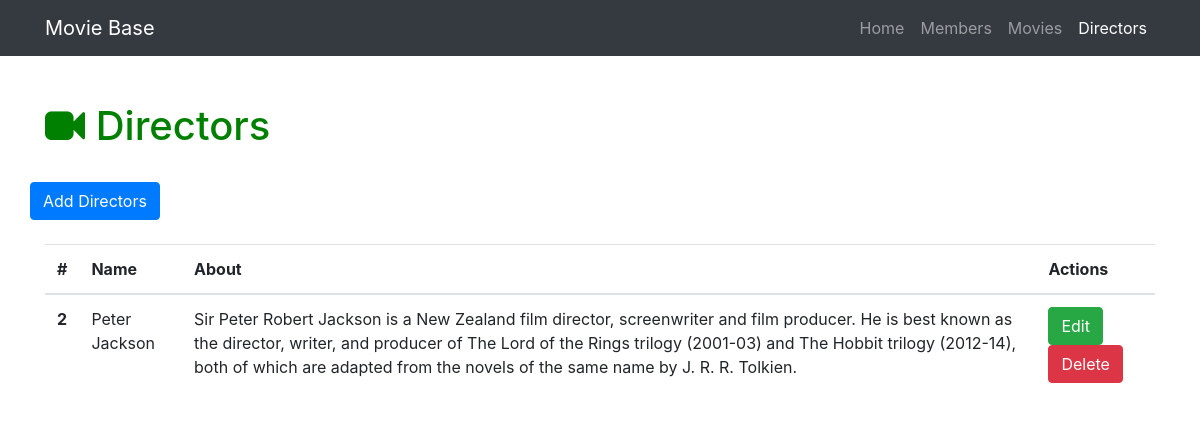
/directors, run on an earlier commit of the app's database.
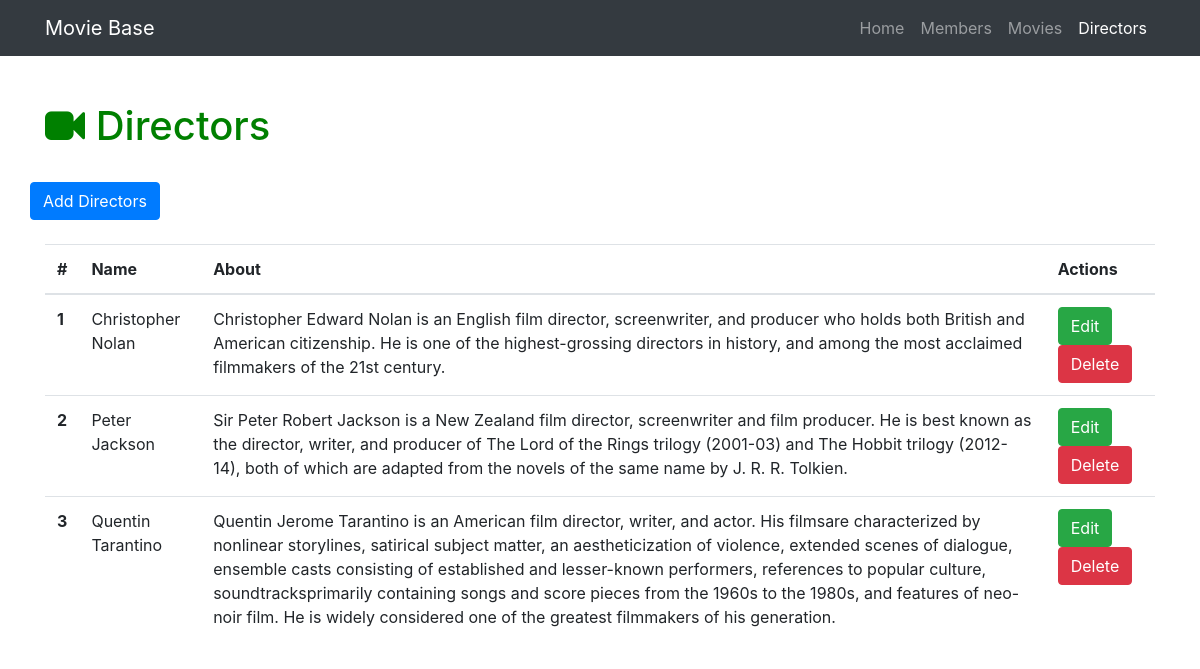
And on a later commit of the database.
### moviebase.py (models this page shows)
class Director(db.Model):
    __tablename__ = 'director'
    id = db.Column(db.Integer, primary_key=True)
    name = db.Column(db.String(64))
    about = db.Column(db.Text)
    movie = db.relationship('Movie', backref='director', cascade="delete")

### moviebase.py (the view)
@app.route('/directors')
def show_all_directors():
    director = Director.query.all()
    return render_template('directors-all.html', director=director)

### templates/directors-all.html (shortened to what this page needs)
{% extends "home-base.html" %}
{% block head %}
{{super()}}
{% endblock %}
{% block active_tab %}
<li class="nav-item">
  <a class="nav-link" href="/">Home</a>
</li>
<li class="nav-item">
  <a class="nav-link" href="/about">Members</a>
</li>
<li class="nav-item">
  <a class="nav-link" href="/movies">Movies</a>
</li>
<li class="nav-item active">
  <a class="nav-link" href="/directors">Directors</a>
</li>
{% endblock %}
{% block page_content %}
<div class="container">
  <div class="row">
    <div class="col-lg-12">
      <h1 class="mt-5"><i class="fa fa-video-camera" aria-hidden="true"></i> Directors</h1><br>
        <div class="row bottom-margin">
          <a href="/directors/add" class="btn btn-primary" role="button" aria-disabled="true">Add Directors</a>
        </div><br>
        {% if director %}
          <table class="table">
            <thead>
              <tr>
                <th>#</th>
                <th>Name</th>
                <th>About</th>
                <th>Actions</th>
              </tr>
            </thead>
            <tbody>
              {% for director in director %}
              <tr>
                  <th scope="row">{{director.id}}</th>
                  <td>{{director.name}}</td>
                  <td>{{director.about}}</td>
                  <td>
                    <a href="/directors/edit/{{director.id}}" class="btn btn-success" role="button">Edit</a>
                    <a href="/directors/delete/{{director.id}}" class="btn btn-danger" role="button">Delete</a>
                  </td>
              </tr>
              {% endfor%}
            </tbody>
          </table>
        {% endif %}
    </div>
  </div>
</div>
{% endblock %}

What changed in the data, as far as the page shows it:
added Director: id "1", name "Christopher Nolan", about "Christopher Edward Nolan is an English film director, screenwriter, and producer who holds both British and American citizenship. He is one of the highest-grossing directors in history, and among the most acclaimed filmmakers of the 21st century."
added Director: id "3", name "Quentin Tarantino", about "Quentin Jerome Tarantino is an American film director, writer, and actor. His filmsare characterized by nonlinear storylines, satirical subject matter, an aestheticization of violence, extended scenes of dialogue, ensemble casts consisting of established and lesser-known performers, references to popular culture, soundtracksprimarily containing songs and score pieces from the 1960s to the 1980s, and features of neo-noir film. He is widely considered one of the greatest filmmakers of his generation."
